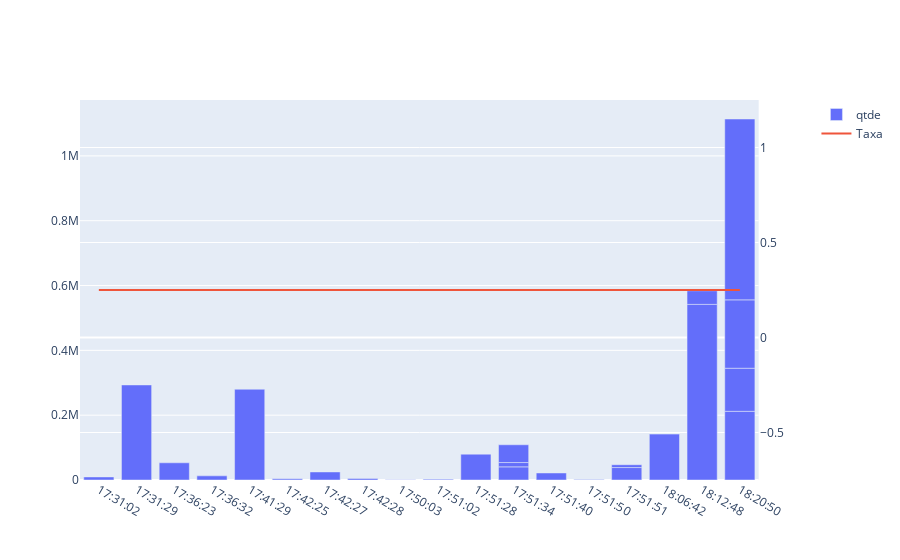

Notebook code cell kept with this figure:
### Code cell
import plotly.express as px
from plotly.subplots import make_subplots
import plotly.graph_objects as go
fig = make_subplots(specs=[[{'secondary_y':True}]])

fig.add_trace(go.Bar(x=df['hour'].tolist(),y=df['qtd'].tolist(),name='qtde'),secondary_y=False)
fig.add_trace(go.Scatter(x=df['hour'].tolist(),y=df['rate'].tolist(),name='Taxa'),secondary_y=True)

fig.show()

### Figure 1 — Plotly figure (JSON) as saved in the notebook; plotly's stock layout.template omitted (floating-point values rounded to 4 significant figures)
{"data": [{"name": "qtde", "type": "bar", "x": ["17:31:02", "17:31:29", "17:36:23", "17:36:32", "17:41:29", "17:42:25", "17:42:27", "17:42:28", "17:50:03", "17:51:02", "17:51:28", "17:51:34", "17:51:34", "17:51:34", "17:51:40", "17:51:50", "17:51:51", "17:51:51", "18:06:42", "18:12:48", "18:12:48", "18:20:50", "18:20:50", "18:20:50", "18:20:50"], "xaxis": "x", "y": [9450, 293300, 53102, 12814, 280000, 3732, 24844, 4718, 700, 2621, 79679, 40548, 13317, 54824, 21700, 1605, 38400, 8736, 141600, 541846, 42014, 211921, 132917, 210962, 558000], "yaxis": "y"}, {"name": "Taxa", "type": "scatter", "x": ["17:31:02", "17:31:29", "17:36:23", "17:36:32", "17:41:29", "17:42:25", "17:42:27", "17:42:28", "17:50:03", "17:51:02", "17:51:28", "17:51:34", "17:51:34", "17:51:34", "17:51:40", "17:51:50", "17:51:51", "17:51:51", "18:06:42", "18:12:48", "18:12:48", "18:20:50", "18:20:50", "18:20:50", "18:20:50"], "xaxis": "x", "y": [0.25, 0.25, 0.25, 0.25, 0.25, 0.25, 0.25, 0.25, 0.25, 0.25, 0.25, 0.25, 0.25, 0.25, 0.25, 0.25, 0.25, 0.25, 0.25, 0.25, 0.25, 0.25, 0.25, 0.25, 0.25], "yaxis": "y2"}], "layout": {"xaxis": {"anchor": "y", "domain": [0, 0.94]}, "yaxis": {"anchor": "x", "domain": [0, 1]}, "yaxis2": {"anchor": "x", "overlaying": "y", "side": "right"}}}
